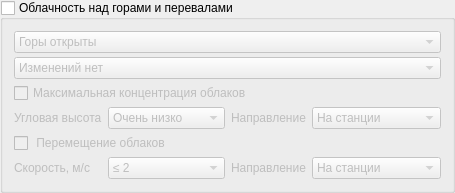
              <widget class="QGroupBox" name="is_SpNm">
               <property name="sizePolicy">
                <sizepolicy hsizetype="Preferred" vsizetype="Maximum">
                 <horstretch>0</horstretch>
                 <verstretch>0</verstretch>
                </sizepolicy>
               </property>
               <property name="title">
                <string>Облачность над горами и перевалами</string>
               </property>
               <property name="checkable">
                <bool>true</bool>
               </property>
               <property name="checked">
                <bool>false</bool>
               </property>
               <layout class="QGridLayout" name="gridLayout_4">
                <property name="verticalSpacing">
                 <number>4</number>
                </property>
                <item row="2" column="0" colspan="3">
                 <widget class="QCheckBox" name="is_SpNm_Eh">
                  <property name="text">
                   <string>Максимальная концентрация облаков</string>
                  </property>
                 </widget>
                </item>
                <item row="3" column="0">
                 <widget class="QLabel" name="label_32">
                  <property name="sizePolicy">
                   <sizepolicy hsizetype="Maximum" vsizetype="Preferred">
                    <horstretch>0</horstretch>
                    <verstretch>0</verstretch>
                   </sizepolicy>
                  </property>
                  <property name="text">
                   <string>Угловая высота</string>
                  </property>
                 </widget>
                </item>
                <item row="3" column="2">
                 <widget class="QLabel" name="label_33">
                  <property name="sizePolicy">
                   <sizepolicy hsizetype="Maximum" vsizetype="Preferred">
                    <horstretch>0</horstretch>
                    <verstretch>0</verstretch>
                   </sizepolicy>
                  </property>
                  <property name="text">
                   <string>Направление</string>
                  </property>
                 </widget>
                </item>
                <item row="4" column="0" colspan="2">
                 <widget class="QCheckBox" name="is_SpNm_vp">
                  <property name="sizePolicy">
                   <sizepolicy hsizetype="Maximum" vsizetype="Fixed">
                    <horstretch>0</horstretch>
                    <verstretch>0</verstretch>
                   </sizepolicy>
                  </property>
                  <property name="text">
                   <string> Перемещение облаков</string>
                  </property>
                 </widget>
                </item>
                <item row="5" column="0">
                 <widget class="QLabel" name="label_34">
                  <property name="text">
                   <string>Скорость, м/с</string>
                  </property>
                 </widget>
                </item>
                <item row="5" column="2">
                 <widget class="QLabel" name="label_35">
                  <property name="text">
                   <string>Направление</string>
                  </property>
                 </widget>
                </item>
                <item row="0" column="0" colspan="4">
                 <widget class="QComboBox" name="SpNm">
                  <item>
                   <property name="text">
                    <string>Горы открыты</string>
                   </property>
                  </item>
                  <item>
                   <property name="text">
                    <string>Горы частично закрыты</string>
                   </property>
                  </item>
                  <item>
                   <property name="text">
                    <string>Все склоны гор закрыты облаками, вершины гор и перевалы открыты</string>
                   </property>
                  </item>
                  <item>
                   <property name="text">
                    <string>Горы открыты со стороны наблюдателя</string>
                   </property>
                  </item>
                  <item>
                   <property name="text">
                    <string>Низкая облачность над горами, склоны открыты</string>
                   </property>
                  </item>
                  <item>
                   <property name="text">
                    <string>Низкая облачность над горами, склоны  частично закрыты</string>
                   </property>
                  </item>
                  <item>
                   <property name="text">
                    <string>Горы закрыты облаками, перевалы открыты</string>
                   </property>
                  </item>
                  <item>
                   <property name="text">
                    <string>Горы закрыты облаками, склоны закрыты полностью или частично</string>
                   </property>
                  </item>
                  <item>
                   <property name="text">
                    <string>Все вершины гор, перевалы и склоны закрыты облаками</string>
                   </property>
                  </item>
                  <item>
                   <property name="text">
                    <string>Горы не видны из-за темноты, тумана, метели, осадков и т.д.</string>
                   </property>
                  </item>
                 </widget>
                </item>
                <item row="1" column="0" colspan="4">
                 <widget class="QComboBox" name="Sp_n3">
                  <item>
                   <property name="text">
                    <string>Изменений нет</string>
                   </property>
                  </item>
                  <item>
                   <property name="text">
                    <string>Развитие кучевообразной облачности</string>
                   </property>
                  </item>
                  <item>
                   <property name="text">
                    <string>Медленное повышение</string>
                   </property>
                  </item>
                  <item>
                   <property name="text">
                    <string>Быстрое повышение</string>
                   </property>
                  </item>
                  <item>
                   <property name="text">
                    <string>Поднялась и стала слоистой</string>
                   </property>
                  </item>
                  <item>
                   <property name="text">
                    <string>Медленное снижение</string>
                   </property>
                  </item>
                  <item>
                   <property name="text">
                    <string>Быстрое снижение</string>
                   </property>
                  </item>
                  <item>
                   <property name="text">
                    <string>Развитие слоистости</string>
                   </property>
                  </item>
                  <item>
                   <property name="text">
                    <string>Развитие слоистости и понижение</string>
                   </property>
                  </item>
                  <item>
                   <property name="text">
                    <string>Быстрые изменения</string>
                   </property>
                  </item>
                 </widget>
                </item>
                <item row="3" column="3">
                 <widget class="QComboBox" name="Sp_NmDa">
                  <property name="enabled">
                   <bool>false</bool>
                  </property>
                  <item>
                   <property name="text">
                    <string>На станции</string>
                   </property>
                  </item>
                  <item>
                   <property name="text">
                    <string>СВ</string>
                   </property>
                  </item>
                  <item>
                   <property name="text">
                    <string>В</string>
                   </property>
                  </item>
                  <item>
                   <property name="text">
                    <string>ЮВ</string>
                   </property>
                  </item>
                  <item>
                   <property name="text">
                    <string>Ю</string>
                   </property>
                  </item>
                  <item>
                   <property name="text">
                    <string>ЮЗ</string>
                   </property>
                  </item>
                  <item>
                   <property name="text">
                    <string>З</string>
                   </property>
                  </item>
                  <item>
                   <property name="text">
                    <string>СЗ</string>
                   </property>
                  </item>
                  <item>
                   <property name="text">
                    <string>С</string>
                   </property>
                  </item>
                  <item>
                   <property name="text">
                    <string>Все направления</string>
                   </property>
                  </item>
                 </widget>
                </item>
                <item row="5" column="3">
                 <widget class="QComboBox" name="Sp_NmDp">
                  <property name="enabled">
                   <bool>false</bool>
                  </property>
                  <item>
                   <property name="text">
                    <string>На станции</string>
                   </property>
                  </item>
                  <item>
                   <property name="text">
                    <string>СВ</string>
                   </property>
                  </item>
                  <item>
                   <property name="text">
                    <string>В</string>
                   </property>
                  </item>
                  <item>
                   <property name="text">
                    <string>ЮВ</string>
                   </property>
                  </item>
                  <item>
                   <property name="text">
                    <string>Ю</string>
                   </property>
                  </item>
                  <item>
                   <property name="text">
                    <string>ЮЗ</string>
                   </property>
                  </item>
                  <item>
                   <property name="text">
                    <string>З</string>
                   </property>
                  </item>
                  <item>
                   <property name="text">
                    <string>СЗ</string>
                   </property>
                  </item>
                  <item>
                   <property name="text">
                    <string>С</string>
                   </property>
                  </item>
                  <item>
                   <property name="text">
                    <string>Все направления</string>
                   </property>
                  </item>
                 </widget>
                </item>
                <item row="3" column="1">
                 <widget class="QComboBox" name="Sp_NmEh">
                  <property name="enabled">
                   <bool>false</bool>
                  </property>
                  <item>
                   <property name="text">
                    <string>Очень низко</string>
                   </property>
                  </item>
                  <item>
                   <property name="text">
                    <string>Менее 30°</string>
                   </property>
                  </item>
                  <item>
                   <property name="text">
                    <string>Более 30°</string>
                   </property>
                  </item>
                 </widget>
                </item>
                <item row="5" column="1">
                 <widget class="QComboBox" name="Sp_Nmvp">
                  <property name="enabled">
                   <bool>false</bool>
                  </property>
                  <item>
                   <property name="text">
                    <string>≤ 2</string>
                   </property>
                  </item>
                  <item>
                   <property name="text">
                    <string>3-7</string>
                   </property>
                  </item>
                  <item>
                   <property name="text">
                    <string>8-12</string>
                   </property>
                  </item>
                  <item>
                   <property name="text">
                    <string>13-17</string>
                   </property>
                  </item>
                  <item>
                   <property name="text">
                    <string>18-22</string>
                   </property>
                  </item>
                  <item>
                   <property name="text">
                    <string>23-27</string>
                   </property>
                  </item>
                  <item>
                   <property name="text">
                    <string>28-32</string>
                   </property>
                  </item>
                  <item>
                   <property name="text">
                    <string>33-38</string>
                   </property>
                  </item>
                  <item>
                   <property name="text">
                    <string>39-43</string>
                   </property>
                  </item>
                  <item>
                   <property name="text">
                    <string>≥ 44</string>
                   </property>
                  </item>
                 </widget>
                </item>
               </layout>
              </widget>
